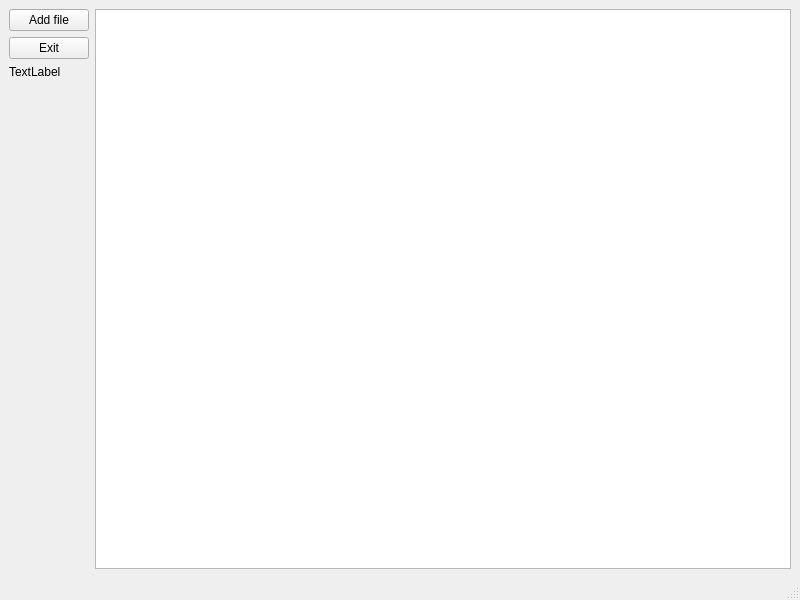
<?xml version="1.0" encoding="UTF-8"?>
<ui version="4.0">
 <class>MainWindow</class>
 <widget class="QMainWindow" name="MainWindow">
  <property name="geometry">
   <rect>
    <x>0</x>
    <y>0</y>
    <width>800</width>
    <height>600</height>
   </rect>
  </property>
  <property name="windowTitle">
   <string>MainWindow</string>
  </property>
  <widget class="QWidget" name="centralwidget">
   <layout class="QHBoxLayout" name="horizontalLayout">
    <item>
     <layout class="QVBoxLayout" name="verticalLayout">
      <item>
       <widget class="QPushButton" name="btn_addFile">
        <property name="text">
         <string>Add file</string>
        </property>
       </widget>
      </item>
      <item>
       <widget class="QPushButton" name="btn_exit">
        <property name="text">
         <string>Exit</string>
        </property>
       </widget>
      </item>
      <item>
       <widget class="QLabel" name="label">
        <property name="text">
         <string>TextLabel</string>
        </property>
       </widget>
      </item>
      <item>
       <spacer name="verticalSpacer">
        <property name="orientation">
         <enum>Qt::Orientation::Vertical</enum>
        </property>
        <property name="sizeHint" stdset="0">
         <size>
          <width>20</width>
          <height>40</height>
         </size>
        </property>
       </spacer>
      </item>
     </layout>
    </item>
    <item>
     <widget class="QGraphicsView" name="graphicsView"/>
    </item>
   </layout>
  </widget>
  <widget class="QMenuBar" name="menubar">
   <property name="geometry">
    <rect>
     <x>0</x>
     <y>0</y>
     <width>800</width>
     <height>40</height>
    </rect>
   </property>
  </widget>
  <widget class="QStatusBar" name="statusbar"/>
 </widget>
 <resources/>
 <connections/>
</ui>
